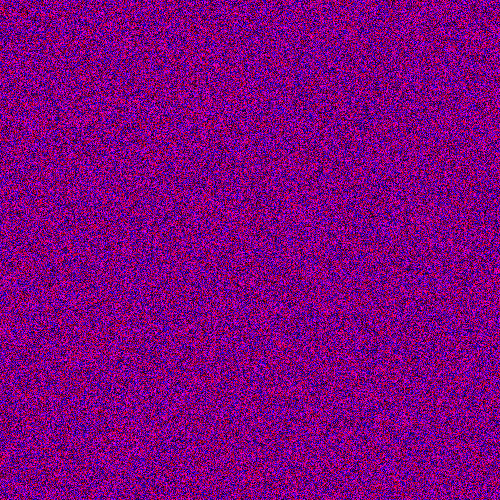
Frame 1 (no input)
Frame 60 (no input): identical to frame 1, image omitted
Frame 120 (the mouse pressed at the canvas centre since frame 60): identical to frame 1, image omitted

The p5.js sketch that drew this single still picture (run headless with seeded random() and noise() and a simulated clock; from frame 60 on, the mouse is pressed at the canvas centre):

// p5.js sketch
// ── sketch.js
let grid;
let next;

function setup() {
  createCanvas(500, 500);
  pixelDensity(1);
  grid = [];
  next = [];
  for (let x = 0; x < width; x++) {
    grid[x] = [];
    next[x] = [];
    for (let y = 0; y < height; y++) {
      grid[x][y] = {
        a: random(1),
        b: random(1),
      };
      next[x][y] = {
        a: 0,
        b: 0,
      };
    }
  }
}

function draw() {
  background(51);
  loadPixels();
  for (let x = 0; x < width; x++) {
    for (let y = 0; y < height; y++) {
      var c = color(255, 0, 100);
      var pix = (x + y * width) * 4;
      pixels[pix + 0] = floor(grid[x][y].a * 255);
      pixels[pix + 1] = 0;
      pixels[pix + 2] = floor(grid[x][y].b * 255);
      pixels[pix + 3] = 255;
    }
  }
  updatePixels();
}
